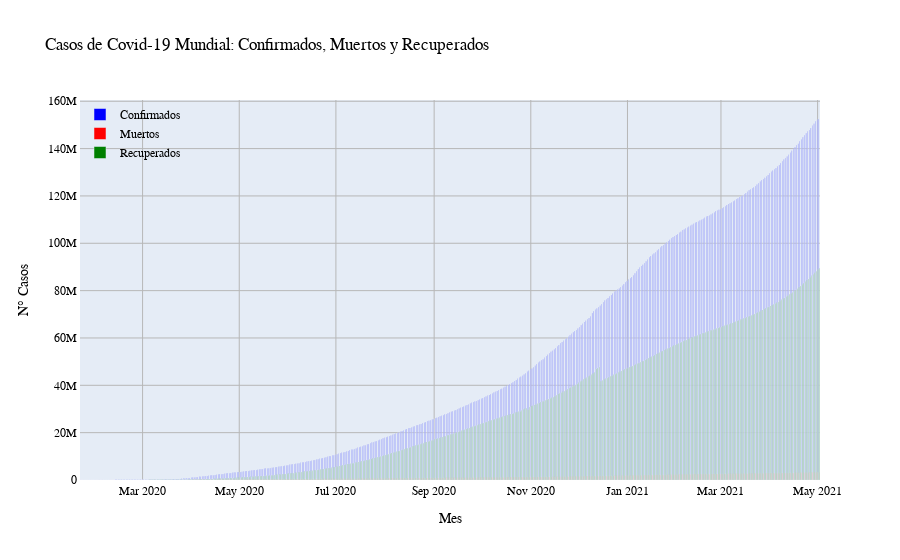

Notebook source saved alongside this figure:
### Code cell
trace1 = go.Bar(x = confirmed['ObservationDate'],
               y = confirmed['Confirmed'],
               name = 'Confirmados',
               marker_color = 'blue')
trace2 = go.Bar(x = deaths['ObservationDate'],
               y = deaths['Deaths'],
               name = 'Muertos',
               marker_color = 'red')
trace3 = go.Bar(x = recovered['ObservationDate'],
               y = recovered['Recovered'],
               name = 'Recuperados',
               marker_color = 'green')

layout = go.Layout(barmode = 'group',
                  bargap = 0.2,  # permite una separación entre barras adjacentes
                  bargroupgap = 0, # separacón de barras entre la misma locación
                  title = "Casos de Covid-19 Mundial: Confirmados, Muertos y Recuperados",
                  xaxis = dict(title='Mes',zeroline = False,
                              gridcolor = 'rgb(183,183,183)',showline = True),
                  yaxis = dict(title='N° Casos',zeroline = False,
                                gridcolor = 'rgb(183,183,183)',showline = True),
                   font = dict(family = 'Courier New, monospace', size = 12, color= 'rgb(0,0,0)'),
                   legend = dict(x = 0, y = 1.0, bgcolor = 'rgba(255, 255, 255, 0)', bordercolor = 'rgba(255, 255, 255, 0)')
                  )

data = [trace1,trace2,trace3]
fig = go.Figure(data = data, layout= layout)
iplot(fig)

### Figure 1 — Plotly figure (JSON) as saved in the notebook; plotly's stock layout.template omitted (floating-point values rounded to 4 significant figures; data arrays with more than 128 entries replaced by an {"elided": "..."} marker saying what was removed)
{"data": [{"marker": {"color": "blue"}, "name": "Confirmados", "type": "bar", "x": {"elided": "467 str values"}, "y": {"elided": "467 int values"}}, {"marker": {"color": "red"}, "name": "Muertos", "type": "bar", "x": {"elided": "467 str values"}, "y": {"elided": "467 int values"}}, {"marker": {"color": "green"}, "name": "Recuperados", "type": "bar", "x": {"elided": "467 str values"}, "y": {"elided": "467 int values"}}], "layout": {"bargap": 0.2, "bargroupgap": 0, "barmode": "group", "font": {"color": "rgb(0,0,0)", "family": "Courier New, monospace", "size": 12}, "legend": {"bgcolor": "rgba(255, 255, 255, 0)", "bordercolor": "rgba(255, 255, 255, 0)", "x": 0, "y": 1}, "title": {"text": "Casos de Covid-19 Mundial: Confirmados, Muertos y Recuperados"}, "xaxis": {"gridcolor": "rgb(183,183,183)", "showline": true, "title": {"text": "Mes"}, "zeroline": false}, "yaxis": {"gridcolor": "rgb(183,183,183)", "showline": true, "title": {"text": "N° Casos"}, "zeroline": false}}}
